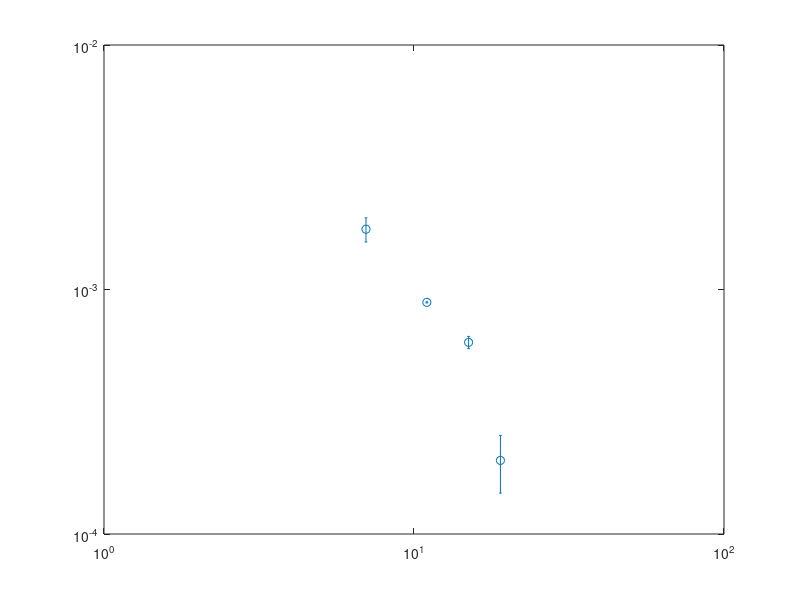

Write the MATLAB code that produced this figure. (Note: this script raises an error after producing the figure.)
clear;
Lx = [16,24, 32, 40];
distance = [7, 11,  15, 19];
SC = [0.001764, 0.000886, 0.000608, 0.000200];
% SC = [0.002034, 0.000886,0.000626,  0.000504];
err = [0.000200, 0.000005, 0.000035,0.000053];
%15: 6.1e-4
% 9: 1.026e-3
h1 = errorbar(distance(1:4), SC(1:4), err(1:4),'o');hold on;
set(gca, 'XScale','log', 'YScale','log')
p = fit(log(distance(1:3)'),log(SC(1:3)'),'poly1');
fprintf('Ksc=%.5f\n',-p.p1);
x = distance(1):0.5:distance(end);
fl=loglog(distance,exp(p.p2)*distance.^p.p1,'-.');
T=text(8,4.5e-3,['$K_{sc}=',num2str(-p.p1),'$']);
set(T,'Interpreter','latex');set(T,'Fontsize',28);



set(gca,'fontsize',24);
set(gca,'linewidth',1.5);
set(h1,'markersize',10);
set(get(gca,'Children'),'linewidth',3); % Set line width 1.5 pounds
xlabel('$x$','Interpreter','latex');
ylabel('singlet pair correlation','Interpreter','latex');
set(get(gca,'XLabel'),'FontSize',24); 
set(get(gca,'YLabel'),'FontSize',24); 
